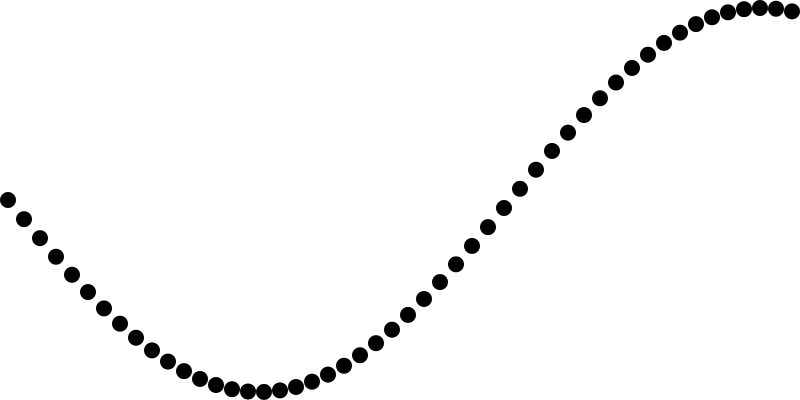
Frame 1 (no input)
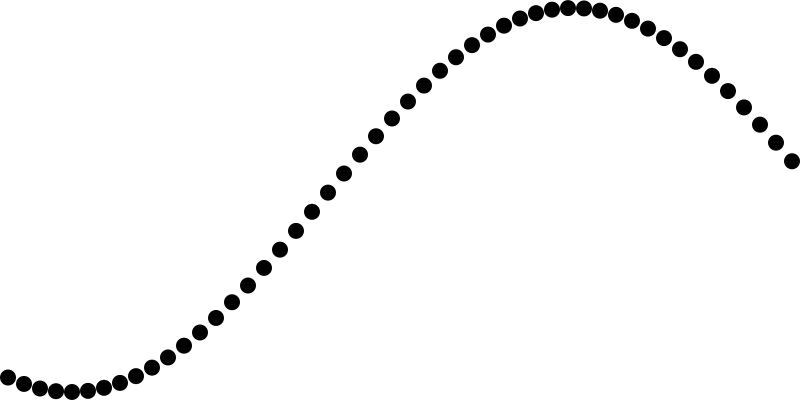
Frame 60 (the mouse pressed at the canvas centre just before this capture)
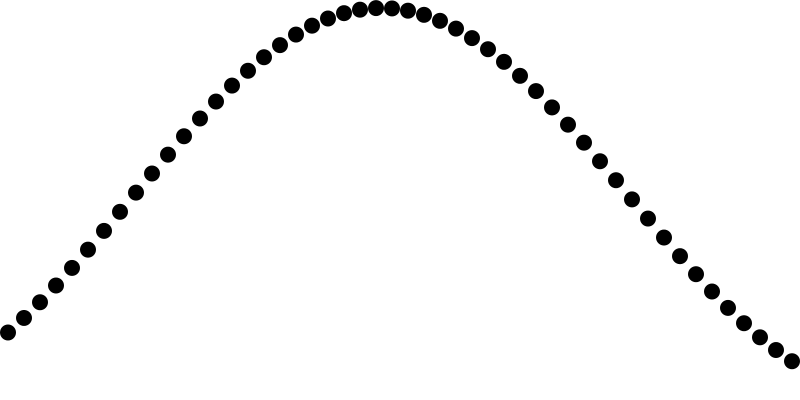
Frame 120 (the mouse held since frame 60 and released just before this capture)

The Processing sketch that drew these frames (run headless with seeded random() and noise(); from frame 60 on, the mouse is pressed at the canvas centre):

// Processing sketch: sketch_0013_01_wave
// ── sketch_0013_01_wave.pde
float theta = 0.0;
int radius = 8;

void setup() {
  size(800, 400);
}

void draw() {
  background(255);
  noStroke();
  fill(0);
  
  float angle = theta;
  for(int i = radius; i < width; i+= 2 * radius) {
    ellipse(i, map(sin(angle), -1, 1, radius, height - radius), 2 * radius, 2 * radius);
    //ellipse(i, map(sin(angle+PI/2), -1, 1, radius, height - radius), 2 * radius, 2 * radius);
    //ellipse(i, map(sin(angle+PI), -1, 1, radius, height - radius), 2 * radius, 2 * radius);
    //ellipse(i, map(sin(angle+3*PI/2), -1, 1, radius, height - radius), 2 * radius, 2 * radius);
    angle += 0.1;
  }
  theta += 0.02;
}
  
